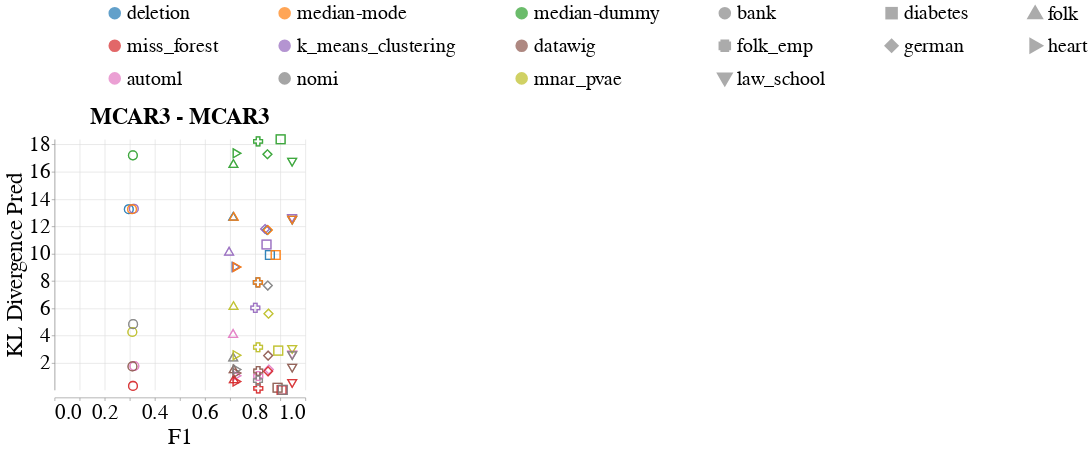

This figure's notebook cell:
### Code cell
create_scatter_plot(missingness_types=[
                        {'train': 'MCAR3', 'test': 'MCAR3'},
                        {'train': 'MAR3', 'test': 'MAR3'},
                        {'train': 'MNAR3', 'test': 'MNAR3'},
                        {'train': 'mixed_exp', 'test': 'MCAR1 & MAR1 & MNAR1'},
                    ],
                    imputation_quality_metric_name='kl_divergence_pred',
                    model_performance_metric_name='F1',
                    dataset_to_column_name=DATASET_TO_COLUMN_NAME,
                    shape_by='Dataset_Name', # Dataset_Name or Model_Name
                    base_font_size=30,
                    db_client_1=db_client_1,
                    db_client_3=db_client_3)
